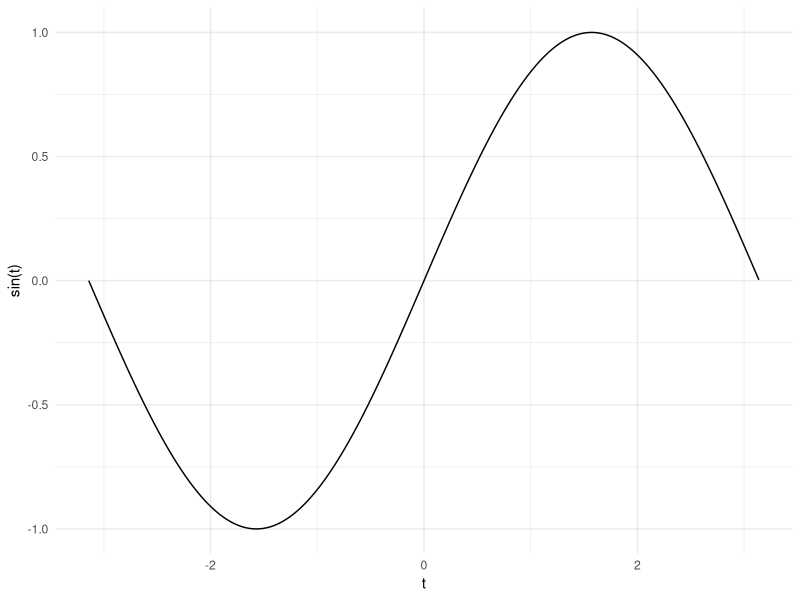
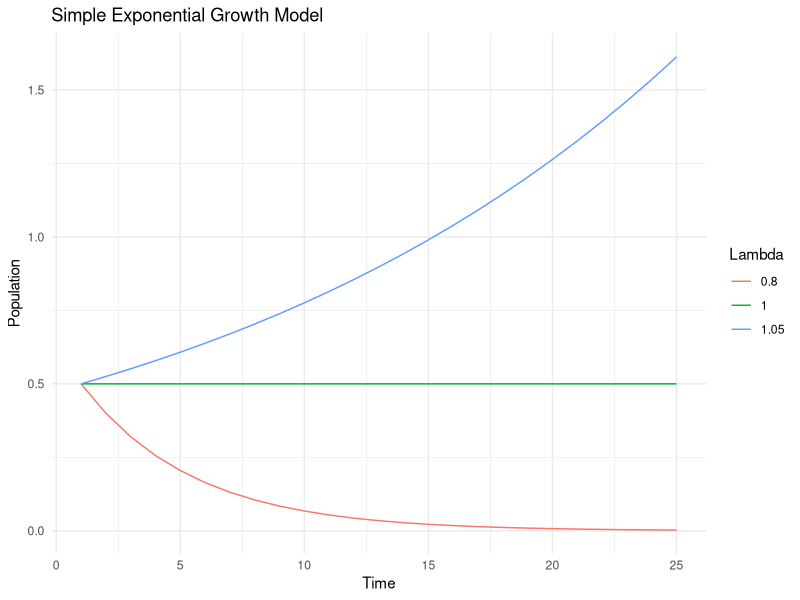
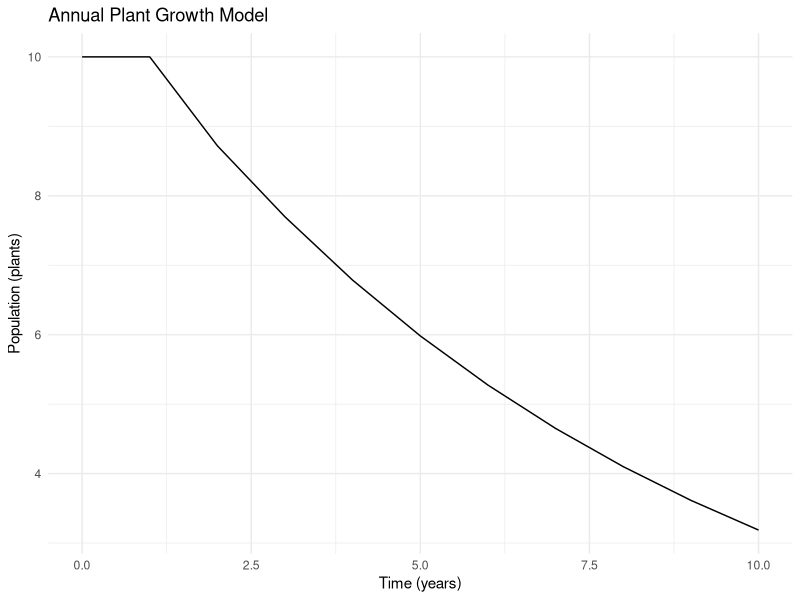
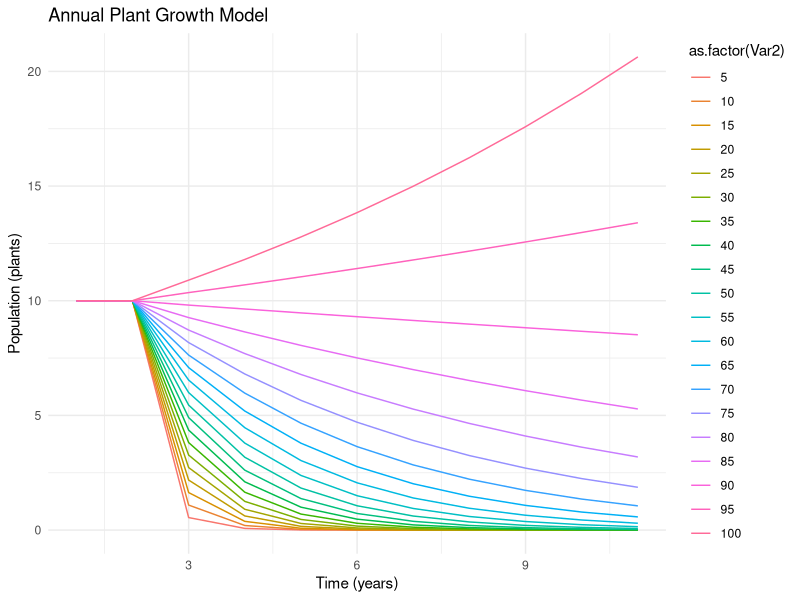

Source code (R) for these figures, in order:
## ---- chunk 1
knitr::opts_chunk$set(echo = TRUE)
## ---- chunk 2
library(ggplot2) # for plotting
library(reshape2) # to reshape simulation outputs to make plotting easier
library(magrittr) # allows for pipe commands (%>%) to enhance readability
## ---- chunk 3
t <- seq(-pi, pi, 0.01)
## ---- chunk 4
qplot(x = t, y = sin(t), geom = 'line') +
  theme_minimal()
## ---- chunk 5
pops <- function(A, x, N){ # define a function for running the population model w/ 3 parameters
  n <- rep(NA, N) # create an empty vector of length N
  n[1] <- x # set the first entry in the vector to x
  for(i in 2:N){ # loop over the remaining indices in N
    n[i] <-  A * n[i - 1] # exponential growth model
  }
  return(n) # return the output vector n of populations
}
## ---- chunk 6
nsim <- 25 # define simulation length here so easy to change
lambdas <- c(0.8, 1, 1.05) # iterate over several values of lambda
## ---- chunk 7
sim <- sapply(lambdas, pops, x = .5, N = nsim) %>% # run the pop function with each value of lambda
  set_colnames(lambdas) %>% # set the column names accordingly
  melt # use reshape to melt the dataframe so ggplot can read it easier
## ---- chunk 8
qplot(x = Var1, y = value, color = as.factor(Var2), data = sim, geom = 'line') + 
  labs(title = 'Simple Exponential Growth Model', x = 'Time', y = 'Population') +
  scale_color_discrete(name = 'Lambda') +
  theme_minimal()
## ---- chunk 9
plant.pops <- function(alpha, beta, gamma, sigma, P1, P2, N){
  # Model Parameters
  # alpha = germination rate 1-year old seeds, 0 <= alpha <= 1
  # beta = germination rate 2-year old seeds, 0 <= beta <= 1
  # gamma = number of seeds per plant, gamma > 0 (big)
  # sigma = over winter survival . . .
  A <- alpha * sigma * gamma
  B <- beta * (1 - alpha) * sigma^2 * gamma
  
  # initial conditions
  P <- rep(NA, N) # create an empty vector of length N
  P[1] <- P1 # set the first entry in the vector to x
  P[2] <- P2
  
  # here is the finite difference model ...
  for(i in 2:N){ # loop over the remaining indices in N
    P[i + 1] <-  A * P[i] + B * P[i - 1] #
  }
  return(P) # return the output vector P of populations
}
## ---- chunk 10
nsim <- 10
plant.sim <- plant.pops(.1, .1, 80, .1, 10, 10, nsim)
## ---- chunk 11
qplot(x = 0:nsim, y = plant.sim, geom = 'line')  + 
  labs(title = 'Annual Plant Growth Model', x = 'Time (years)', y = 'Population (plants)') +
  theme_minimal()
## ---- chunk 12
nsim <- 10
gammas <- seq(5, 100, 5) #10, 50, 90, 100) # iterate over several values of gamma
plant.sim <- sapply(gammas, plant.pops, alpha = .1, beta = .1, sigma = .1, P1 = 10, P2 = 10, N = nsim) %>%
  set_colnames(gammas) %>% # set the column names accordingly
  melt # use reshape to melt the dataframe so ggplot can read it easier
## ---- chunk 13
qplot(x = Var1, y = value, color = as.factor(Var2), data = plant.sim, geom = 'line')  + 
  labs(title = 'Annual Plant Growth Model', x = 'Time (years)', y = 'Population (plants)') +
  theme_minimal()
